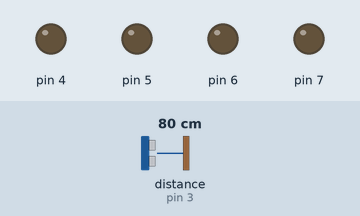
The sketch below on a simulated Arduino Uno, built with avr-gcc and run on an emulated ATmega328P. Shown: output pins drawn as LEDs (lit = HIGH). Wiring (inferred from the names in the program): ultrasonic range finder: trigger pin 2; echo pin 3. The test bench sets the inputs (shaded band); at power-on: distance to the obstacle (sensor on pin 3) 80 cm. The echo pulse lasts 58.3 µs per cm; pins used as bus, display or sensor lines are not drawn.

Above: at 1.2 s.
1.3 s: distance to the obstacle (sensor on pin 3) set to 23 cm
2.8 s: distance to the obstacle (sensor on pin 3) set to 19 cm
At 3.4 s:
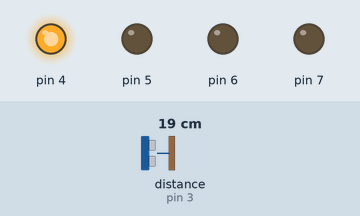
4.5 s: distance to the obstacle (sensor on pin 3) set to 14 cm
At 4.9 s:
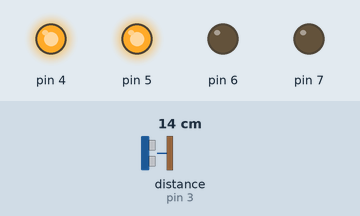
6.0 s: distance to the obstacle (sensor on pin 3) set to 12 cm
7.5 s: distance to the obstacle (sensor on pin 3) set to 9 cm
At 8.7 s:
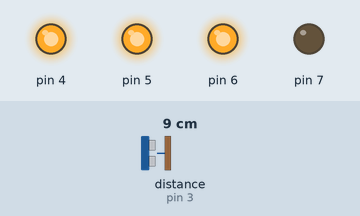
9.0 s: distance to the obstacle (sensor on pin 3) set to 18 cm
At 10.4 s:
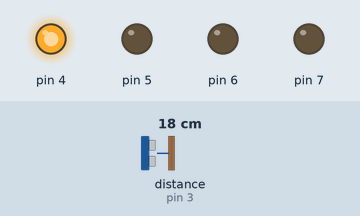
Timing chart, 0 to 11.5 s (numbered marks = the images above; inputs shaded):
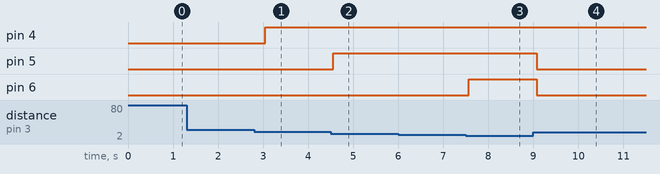

Measured:
- the behaviour switches between 21 and 20 cm on distance to the obstacle (sensor on pin 3) (found by bisection; images 0 and 1)
- the behaviour switches between 16 and 15 cm on distance to the obstacle (sensor on pin 3) (found by bisection; images 1 and 2)
- the behaviour switches between 11 and 10 cm on distance to the obstacle (sensor on pin 3) (found by bisection; images 2 and 3)
- after the input at 1.3 s, every drawn part: stays the same
- after the input at 2.8 s, pin 4: LOW → HIGH after 0.24 s
- after the input at 4.5 s, pin 5: LOW → HIGH after 0.05 s
- after the input at 6.0 s, every drawn part: stays the same
- after the input at 7.5 s, pin 6: LOW → HIGH after 0.07 s
- after the input at 9.0 s, pin 5, pin 6: HIGH → LOW after 0.08 s

The sketch:

Water_OverFlow_Alarm_Using_Arduino.ino
```cpp
#define trigPin 2 //Sensor Echo pin connected to Arduino pin 13
#define echoPin 3 //Sensor Trip pin connected to Arduino pin 12
//manojvcse
void setup()
{
 pinMode(trigPin, OUTPUT);
 pinMode(echoPin, INPUT);
 pinMode(4, OUTPUT);
 pinMode(5, OUTPUT);
 pinMode(6, OUTPUT);
 pinMode(7, OUTPUT);
 digitalWrite(4, LOW);   // turn the LED on (HIGH is the voltage level)
 digitalWrite(5, LOW);   // turn the LED on (HIGH is the voltage level)
 digitalWrite(6, LOW);   // turn the LED on (HIGH is the voltage level)
 digitalWrite(7, LOW);   // turn the LED on (HIGH is the voltage level)
}

void loop()
{
  long duration, distance;
  digitalWrite(trigPin, LOW);
  delayMicroseconds(2);
  digitalWrite(trigPin, HIGH);
  delayMicroseconds(10);
  digitalWrite(trigPin, LOW);
  duration = pulseIn(echoPin, HIGH);
  distance = (duration/2) / 29.1;

if(distance>=20)
{
 digitalWrite(4, LOW);   // turn the LED on (HIGH is the voltage level)
 digitalWrite(5, LOW);   // turn the LED on (HIGH is the voltage level)
 digitalWrite(6, LOW);   // turn the LED on (HIGH is the voltage level)
 digitalWrite(7, LOW);   // turn the LED on (HIGH is the voltage level)
  }
else
  if(distance>=15 && distance<20)
{
 digitalWrite(4, HIGH);   // turn the LED on (HIGH is the voltage level)
 digitalWrite(5, LOW);   // turn the LED on (HIGH is the voltage level)
 digitalWrite(6, LOW);   // turn the LED on (HIGH is the voltage level)
 digitalWrite(7, LOW);   // turn the LED on (HIGH is the voltage level)
  }
else
  if(distance>=10 && distance<15)
{
 digitalWrite(4, HIGH);   // turn the LED on (HIGH is the voltage level)
 digitalWrite(5, HIGH);   // turn the LED on (HIGH is the voltage level)
 digitalWrite(6, LOW);   // turn the LED on (HIGH is the voltage level)
 digitalWrite(7, LOW);   // turn the LED on (HIGH is the voltage level)
  }
else
  if(distance>=5 && distance<10)
{
 digitalWrite(4, HIGH);   // turn the LED on (HIGH is the voltage level)
 digitalWrite(5, HIGH);   // turn the LED on (HIGH is the voltage level)
 digitalWrite(6, HIGH);   // turn the LED on (HIGH is the voltage level)
 digitalWrite(7, LOW);   // turn the LED on (HIGH is the voltage level)
  }
 else
  if(distance<5)
{
 digitalWrite(4, HIGH);   // turn the LED on (HIGH is the voltage level)
 digitalWrite(5, HIGH);   // turn the LED on (HIGH is the voltage level)
 digitalWrite(6, HIGH);   // turn the LED on (HIGH is the voltage level)
 digitalWrite(7, HIGH);   // turn the LED on (HIGH is the voltage level)
  }
  delay(250);
  }
```
